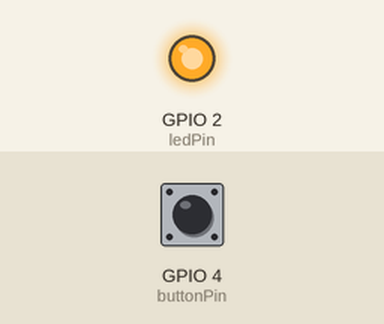
The sketch below on a simulated ESP8266 (NodeMCU). Parts: output pins drawn as LEDs (lit = HIGH). The inputs (shaded band) are chosen by the test bench; at power-on: GPIO 4 (buttonPin) LOW. WiFi joins after 1.5 s; servers stay silent unless stated; uploads are accepted with an empty reply; no MQTT or app messages arrive unless stated; what the sketch prints to the serial monitor is not drawn.

Above: at 2.7 s.
2.8 s: GPIO 4 (buttonPin) pulled HIGH for 0.15 s
At 2.9 s:
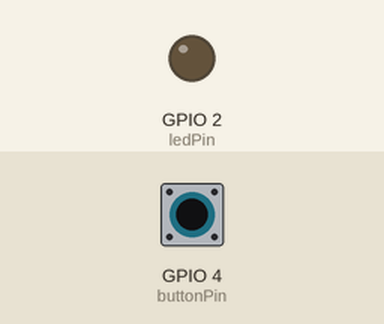
4.5 s: GPIO 4 (buttonPin) pulled HIGH for 3.2 s
At 8.2 s:
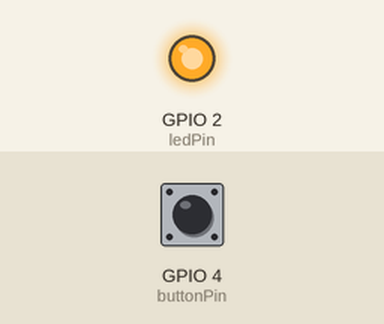
Timing chart, 0 to 9.7 s (numbered marks = the images above; inputs shaded):
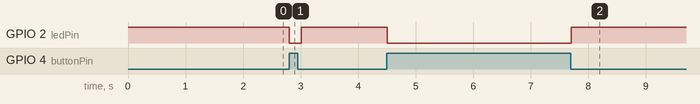

The sketch:

MQTT_Publish-Agregando-ntfy.ino
```cpp
/*
 * ESP8266 (Adafruit HUZZAH) Mosquitto MQTT Publish Example
 * Thomas Varnish (https://github.com/tvarnish), (https://www.instructables.com/member/Tango172)
 * Made as part of my MQTT Instructable - "How to use MQTT with the Raspberry Pi and ESP8266"
 * El script de Python con el que se comunica se llama PythonMQTT_SuscribeNoPassword.py
 * y esta en la carpeta de home-auto y tambien en el mismo repositorio.
 */
#include <Bounce2.h> // Used for "debouncing" the pushbutton
#include <ESP8266WiFi.h> // Enables the ESP8266 to connect to the local network (via WiFi)
#include <PubSubClient.h> // Allows us to connect to, and publish to the MQTT broker
#include <ESP8266HTTPClient.h>

#define SERVER_IP "ntfy.sh"
const int ledPin = 2; // This code uses the built-in led for visual feedback that the button has been pressed
const int buttonPin = 4; // Connect your button to pin #13

// WiFi
// Make sure to update this for your own WiFi network!
const char* ssid = "nopalin_lab";
const char* wifi_password = "l1234567890";

// MQTT
// Make sure to update this for your own MQTT Broker!
const char* mqtt_server = "192.168.200.121";
const char* mqtt_topic = "miTopico";
// The client id identifies the ESP8266 device. Think of it a bit like a hostname (Or just a name, like Greg).
const char* clientID = "Cliente1";

// Initialise the Pushbutton Bouncer object
Bounce bouncer = Bounce();

// Initialise the WiFi and MQTT Client objects
WiFiClient wifiClient;
PubSubClient client(mqtt_server, 1883, wifiClient); // 1883 is the listener port for the Broker

void setup() {
  pinMode(ledPin, OUTPUT);
  pinMode(buttonPin, INPUT);

  // Switch the on-board LED off to start with
  digitalWrite(ledPin, HIGH);

  // Setup pushbutton Bouncer object
  bouncer.attach(buttonPin);
  bouncer.interval(5);

  // Begin Serial on 115200
  // Remember to choose the correct Baudrate on the Serial monitor!
  // This is just for debugging purposes
  Serial.begin(115200);

  Serial.print("Connecting to ");
  Serial.println(ssid);

  // Connect to the WiFi
  WiFi.begin(ssid, wifi_password);

  // Wait until the connection has been confirmed before continuing
  while (WiFi.status() != WL_CONNECTED) {
    delay(500);
    Serial.print(".");
  }

  // Debugging - Output the IP Address of the ESP8266
  Serial.println("WiFi connected");
  Serial.print("IP address: ");
  Serial.println(WiFi.localIP());

  // Connect to MQTT Broker
  // client.connect returns a boolean value to let us know if the connection was successful.
  if (client.connect(clientID)) {
    Serial.println("Connected to MQTT Broker!");
  }
  else {
    Serial.println("Connection to MQTT Broker failed...");
  }

}

void enviar_ntfy() {
    WiFiClient client;
    HTTPClient http;

    Serial.print("[HTTP] begin...\n");
    // configure traged server and url
    http.begin(client, "http://" SERVER_IP "/mis_alertasx"); //HTTP
    http.addHeader("Content-Type", "text/plain");

    Serial.print("[HTTP] POST...\n");
    // start connection and send HTTP header and body
    int httpCode = http.POST("La puerta se ha abierto!. Verifique!");

    // httpCode will be negative on error
    if (httpCode > 0) {
      // HTTP header has been send and Server response header has been handled
      Serial.printf("[HTTP] POST... code: %d\n", httpCode);

      // file found at server
      if (httpCode == HTTP_CODE_OK) {
        const String& payload = http.getString();
        Serial.println("received payload:\n<<");
        Serial.println(payload);
        Serial.println(">>");
      }
    } else {
      Serial.printf("[HTTP] POST... failed, error: %s\n", http.errorToString(httpCode).c_str());
    }

    http.end();
}


void loop() {
  // Update button state
  // This needs to be called so that the Bouncer object can check if the button has been pressed
  bouncer.update();

  if (bouncer.rose()) {
    // Turn light on when button is pressed down
    // (i.e. if the state of the button rose from 0 to 1 (not pressed to pressed))
    digitalWrite(ledPin, LOW);

    // PUBLISH to the MQTT Broker (topic = mqtt_topic, defined at the beginning)
    // Here, "Button pressed!" is the Payload, but this could be changed to a sensor reading, for example.
    if (client.publish(mqtt_topic, "Button pressed!")) {
      Serial.println("Button pushed and message sent!");
      enviar_ntfy();
    }
    // Again, client.publish will return a boolean value depending on whether it succeded or not.
    // If the message failed to send, we will try again, as the connection may have broken.
    else {
      Serial.println("Message failed to send. Reconnecting to MQTT Broker and trying again");
      client.connect(clientID);
      delay(10); // This delay ensures that client.publish doesn't clash with the client.connect call
      client.publish(mqtt_topic, "Button pressed!");
      //enviar_ntfy();
    }
  }
  else if (bouncer.fell()) {
    // Turn light off when button is released
    // i.e. if state goes from high (1) to low (0) (pressed to not pressed)
    digitalWrite(ledPin, HIGH);
  }
}
```

Measured:
- after the input at 2.8 s, GPIO 2 (ledPin): HIGH → LOW at once, → HIGH 0.21 s later
- after the input at 4.5 s, GPIO 2 (ledPin): HIGH → LOW at once, → HIGH 3.2 s later
